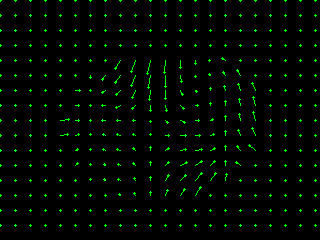
#> input picture PS4/ps4-1-a-3.png, 320 x 240 px, given in place of yos_img_02.jpg, which was not available
$ python tunning_3a.py   (older library calls are emulated)
#> lines starting #> are read from the running program, lines starting #| are printed output that depends on the picture; pictures that were not available may be replaced by others from this repository, and a replacement may not be noted
### PS4/ps4.py
"""Problem Set 4: Motion Detection"""

import cv2
import numpy as np
from numpy.lib.stride_tricks import as_strided


# Utility function
# [51 lines left out: functions read_video, normalize_and_scale, not called in this run]


# Assignment code
def gradient_x(image):
    """Computes image gradient in X direction.

    Use cv2.Sobel to help you with this function. Additionally you
    should set cv2.Sobel's 'scale' parameter to one eighth and ksize
    to 3.

    Args:
        image (numpy.array): grayscale floating-point image with values in [0.0, 1.0].

    Returns:
        numpy.array: image gradient in the X direction. Output
                     from cv2.Sobel.
    """
    scale = 1/8
    delta = 0
    #ddepth = cv2.CV_16S
    ddepth = -1

    grad_x = cv2.Sobel(image, ddepth, 1, 0, ksize=3, scale=scale, delta=delta, borderType=cv2.BORDER_DEFAULT)

    return grad_x


def gradient_y(image):
    """Computes image gradient in Y direction.

    Use cv2.Sobel to help you with this function. Additionally you
    should set cv2.Sobel's 'scale' parameter to one eighth and ksize
    to 3.

    Args:
        image (numpy.array): grayscale floating-point image with values in [0.0, 1.0].

    Returns:
        numpy.array: image gradient in the Y direction.
                     Output from cv2.Sobel.
    """

    scale = 1/8
    delta = 0
    #ddepth = cv2.CV_16S
    ddepth = -1

    grad_y = cv2.Sobel(image, ddepth, 0, 1, ksize=3, scale=scale, delta=delta, borderType=cv2.BORDER_DEFAULT)

    return grad_y


def optic_flow_lk(img_a, img_b, k_size, k_type, sigma=1,method=0):
    """Computes optic flow using the Lucas-Kanade method.

    For efficiency, you should apply a convolution-based method.

    Note: Implement this method using the instructions in the lectures
    and the documentation.

    You are not allowed to use any OpenCV functions that are related
    to Optic Flow.

    Args:
        img_a (numpy.array): grayscale floating-point image with
                             values in [0.0, 1.0].
        img_b (numpy.array): grayscale floating-point image with
                             values in [0.0, 1.0].
        k_size (int): size of averaging kernel to use for weighted
                      averages. Here we assume the kernel window is a
                      square so you will use the same value for both
                      width and height.
        k_type (str): type of kernel to use for weighted averaging,
                      'uniform' or 'gaussian'. By uniform we mean a
                      kernel with the only ones divided by k_size**2.
                      To implement a Gaussian kernel use
                      cv2.getGaussianKernel. The autograder will use
                      'uniform'.
        sigma (float): sigma value if gaussian is chosen. Default
                       value set to 1 because the autograder does not
                       use this parameter.

    Returns:
        tuple: 2-element tuple containing:
            U (numpy.array): raw displacement (in pixels) along
                             X-axis, same size as the input images,
                             floating-point type.
            V (numpy.array): raw displacement (in pixels) along
                             Y-axis, same size and type as U.
    """
    m,n = img_a.shape[:2]
    Ix = gradient_x(img_a)
    Iy = gradient_y(img_a)
    It = img_b-img_a
    Ixx = Ix*Ix
    Ixy = Ix*Iy
    Iyy = Iy*Iy

    Ixt = Ix*It
    Iyt = Iy*It


    if k_type=='uniform':
        kernel = np.ones((k_size,k_size))/(k_size**2)
        sx2 = cv2.filter2D(Ixx, ddepth=-1, kernel= kernel)
        sy2 = cv2.filter2D(Iyy, ddepth=-1, kernel=kernel)
        sxsy = cv2.filter2D(Ixy, ddepth=-1, kernel= kernel)
        sxst = -1*cv2.filter2D(Ixt, ddepth=-1, kernel= kernel)
        syst = -1*cv2.filter2D(Iyt, ddepth=-1, kernel= kernel)
    else:
        #get the wighted sums
        sx2 = cv2.GaussianBlur(Ixx,(k_size,k_size),sigma)
        sy2 = cv2.GaussianBlur(Iyy,(k_size,k_size),sigma)
        sxsy = cv2.GaussianBlur(Ixy,(k_size,k_size),sigma)
        sxst = -1*cv2.GaussianBlur(Ixt,(k_size,k_size),sigma)
        syst = -1*cv2.GaussianBlur(Iyt,(k_size,k_size),sigma)

    #A matrix
    A = np.array([[sx2,sxsy],
                 [sxsy,sy2]]) # this is 2,2,m,n
    A = np.transpose(A,(2,3,0,1))  # this is now m,n ,2 ,2 --> converted this way to use np.linalg
    det = np.linalg.det(A)
    eig = np.linalg.eigvals(A)
    #just to make sure we are not dividing by 0
    eig[:,:,1][eig[:,:,1]==0] = 1e-20
    eig_ratio = eig[:,:,0]/eig[:,:,1]


    #B matrix
    B = np.array([sxst,syst]) # 2,m,n
    B = np.transpose(B,(1,2,0)) # this is now m,n ,2 --> converted this way to use np.linalg

    uv = np.zeros((m,n,2))
    epsilon = 1e-20
    #add more to the filter --> eig values need to be big && almost equal
    if method == 0:
        mask = (det > epsilon) & (eig[:,:,0] > 0.000001) & (eig_ratio < 100)
    else:
        mask = (det > epsilon)

    #vu = np.linalg.pinv(A)@B
    uv[mask,:] = np.linalg.solve(A[mask,:,:], B[mask,:])

    return uv[:,:,0], uv[:,:,1]


def reduce_image(image):
    """Reduces an image to half its shape.

    The autograder will pass images with even width and height. It is
    up to you to determine values with odd dimensions. For example the
    output image can be the result of rounding up the division by 2:
    (13, 19) -> (7, 10)

    For simplicity and efficiency, implement a convolution-based
    method using the 5-tap separable filter.

    Follow the process shown in the lecture 6B-L3. Also refer to:
    -  Burt, P. J., and Adelson, E. H. (1983). The Laplacian Pyramid
       as a Compact Image Code
    You can find the link in the problem set instructions.

    Args:
        image (numpy.array): grayscale floating-point image, values in
                             [0.0, 1.0].

    Returns:
        numpy.array: output image with half the shape, same type as the
                     input image.
    """
    #naive reduce operator --> better way is using the average
    #sigma = 1
    #image=cv2.GaussianBlur(image,(5,5),sigma)
    kernel = np.array([1, 4, 6, 4, 1])/16
    image = cv2.sepFilter2D(image, -1, kernel, kernel)

    # m,n = image.shape[:2]
    # if m%2 != 0 : m-=1
    # if n%2 != 0 : n-=1
    # image = image[np.arange(0,m,2)]
    # image = image[:,np.arange(0,n,2)]

    return image[0::2,0::2]


def gaussian_pyramid(image, levels):
    """Creates a Gaussian pyramid of a given image.

    This method uses reduce_image() at each level. Each image is
    stored in a list of length equal the number of levels.

    The first element in the list ([0]) should contain the input
    image. All other levels contain a reduced version of the previous
    level.

    All images in the pyramid should floating-point with values in

    Args:
        image (numpy.array): grayscale floating-point image, values
                             in [0.0, 1.0].
        levels (int): number of levels in the resulting pyramid.

    Returns:
        list: Gaussian pyramid, list of numpy.arrays.
    """
    pyramid = []
    pyramid.append(image)
    for i in range(levels-1): #level 0 has been done outside of the loop
        image = reduce_image(image)
        pyramid.append(image)

    return pyramid


# [286 lines left out: functions create_combined_img, expand_image, laplacian_pyramid, warp, hierarchical_lk, dataset and 2 more, not called in this run]


### PS4/tunning_3a.py
#!/usr/bin/env python3
# -*- coding: utf-8 -*-
"""
Created on Sat Feb 26 20:51:22 2022

@author: labuser
"""

import cv2
import numpy as np
import ps4
import os

# Utility code
# [66 lines left out: functions quiver, scale_u_and_v, not called in this run]

#trackbar callback fucntion does nothing but required for trackbar
def nothing(x):
	pass

#create a seperate window named 'controls' for trackbar
cv2.namedWindow('controls')
#create trackbar in 'controls' window with name 'r''
cv2.createTrackbar('k_size','controls',3,200,nothing)
cv2.createTrackbar('sigma','controls',10,80,nothing)
cv2.createTrackbar('level','controls',4,30,nothing)
cv2.createTrackbar('ktype','controls',0,1,nothing)
#> slider 'ktype' is set to 1

input_dir = "input_images"
output_dir = "./"

yos_img_01 = cv2.imread(
    os.path.join(input_dir, 'DataSeq1', 'yos_img_02.jpg'), 0) / 255.
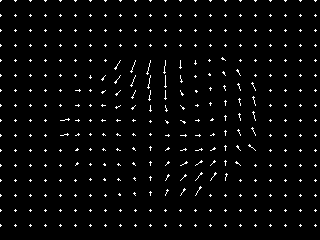
#> yos_img_01: shape (240, 320) float64; values 0 (black) and 0.584 (white), 2.8% white in thin lines or dots
yos_img_02 = cv2.imread(
    os.path.join(input_dir, 'DataSeq1', 'yos_img_03.jpg'), 0) / 255.
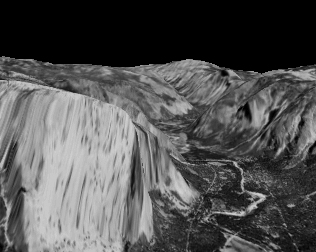
#> input picture PS4/input_images/DataSeq1/yos_img_01.jpg, 316 x 252 px, given in place of yos_img_03.jpg, which was not available
#> yos_img_02: shape (252, 316) float64; min 0, max 0.827, mean 0.326


#create a while loop act as refresh for the view
while(1):


    k_size = int(cv2.getTrackbarPos('k_size','controls'))
    ktype = int(cv2.getTrackbarPos('ktype','controls'))
    if ktype==0:
        k_type = "uniform"
    else:
        k_type = "gassuian"
        if k_size%2 == 0 :
            k_size +=1
    sigma = int(cv2.getTrackbarPos('sigma','controls'))  # TODO: Select a sigma value if you are using a gaussian kernel
    scale = int(cv2.getTrackbarPos('scale','controls'))
    level_id = int(cv2.getTrackbarPos('level','controls'))

    levels = 8  # Define the number of pyramid levels
    yos_img_01_g_pyr = ps4.gaussian_pyramid(yos_img_01, levels)
#> the loop in gaussian_pyramid, `for i in range(levels-1):` made 7 passes
#> image on pass 7: [[0.0144, 0.0165, 0.0169], [0.0148, 0.0176, 0.0187]]
#> pass 2, in gaussian_pyramid, `image = reduce_image(image)`:
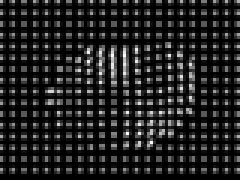
#> image: shape (60, 80) float64 (shown 3 times larger); min 0, max 0.119, mean 0.0162; drawn with min black and max white
#> after the loop in gaussian_pyramid, `for i in range(levels-1):`: pyramid = 8 items
#> yos_img_01_g_pyr = 8 items
    yos_img_02_g_pyr = ps4.gaussian_pyramid(yos_img_02, levels)
#> the loop in gaussian_pyramid (call 2), `for i in range(levels-1):` made 7 passes
#> image on pass 7: [[0.212, 0.19, 0.157], [0.457, 0.398, 0.294]]
#> pass 1, in reduce_image (call 8), `image = cv2.sepFilter2D(image, -1, kernel, kernel)`:
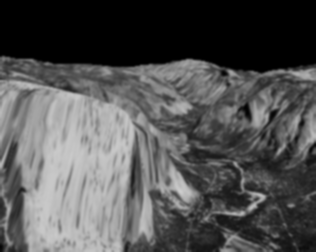
#> image: shape (252, 316) float64; min 0, max 0.806, mean 0.326
#> pass 1, in gaussian_pyramid (call 2), `image = reduce_image(image)`:
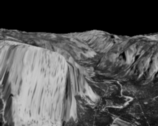
#> image: shape (126, 158) float64; min 0, max 0.801, mean 0.325
#> pass 2, in reduce_image (call 9), `image = cv2.sepFilter2D(image, -1, kernel, kernel)`:
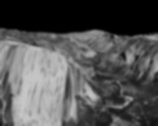
#> image: shape (126, 158) float64; min 0, max 0.782, mean 0.325
#> pass 2, in gaussian_pyramid (call 2), `image = reduce_image(image)`:
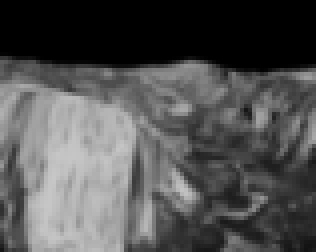
#> image: shape (63, 79) float64 (shown 4 times larger); min 0, max 0.782, mean 0.324
#> yos_img_02_g_pyr = 8 items


    u, v = ps4.optic_flow_lk(yos_img_01_g_pyr[level_id],
                             yos_img_02_g_pyr[level_id], k_size, k_type, sigma)
#> (the run stopped early here; a loop or call above may not have finished)
